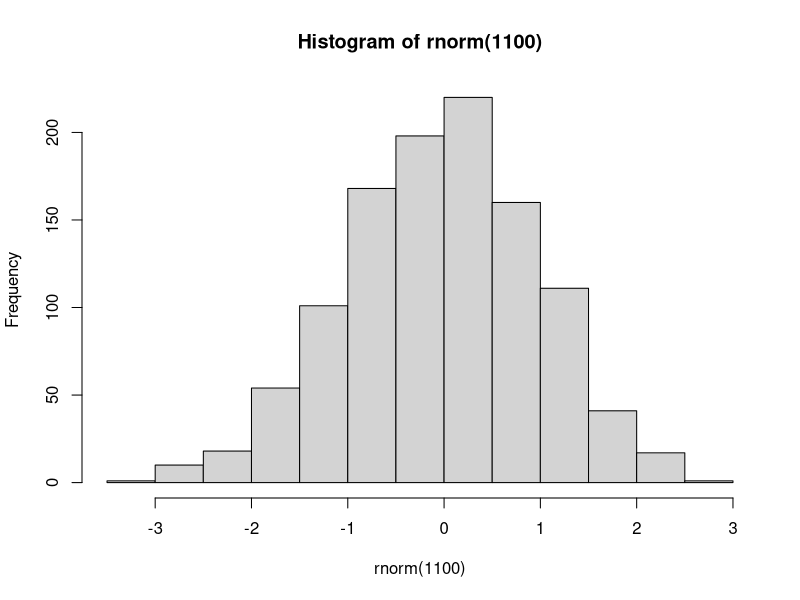

Generate this figure with R:
## ---- chunk 1
rnorm(1100) |> hist()
